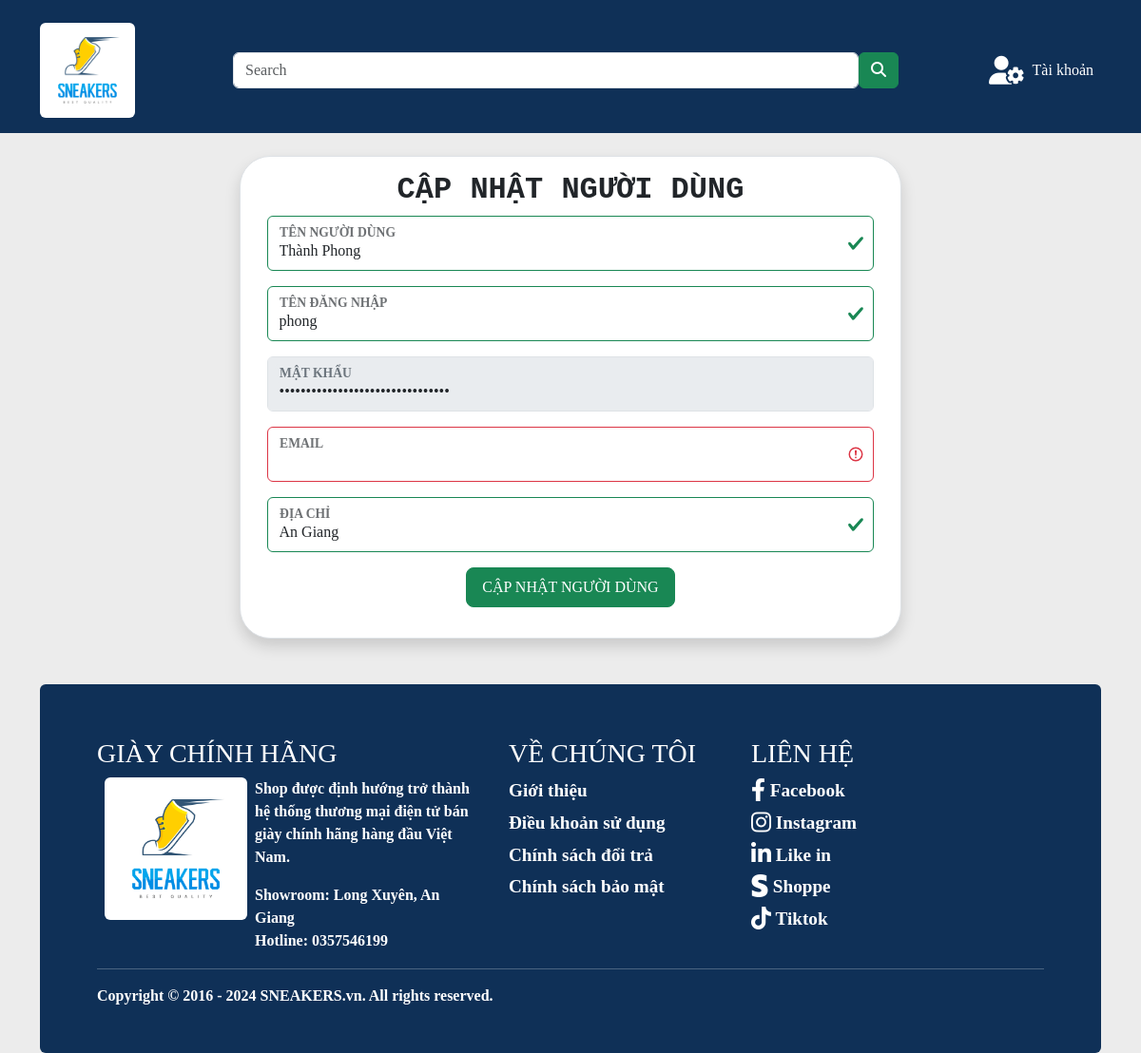
Before: /index.php?do=nguoidung_hoso&id=1 with the older database file.
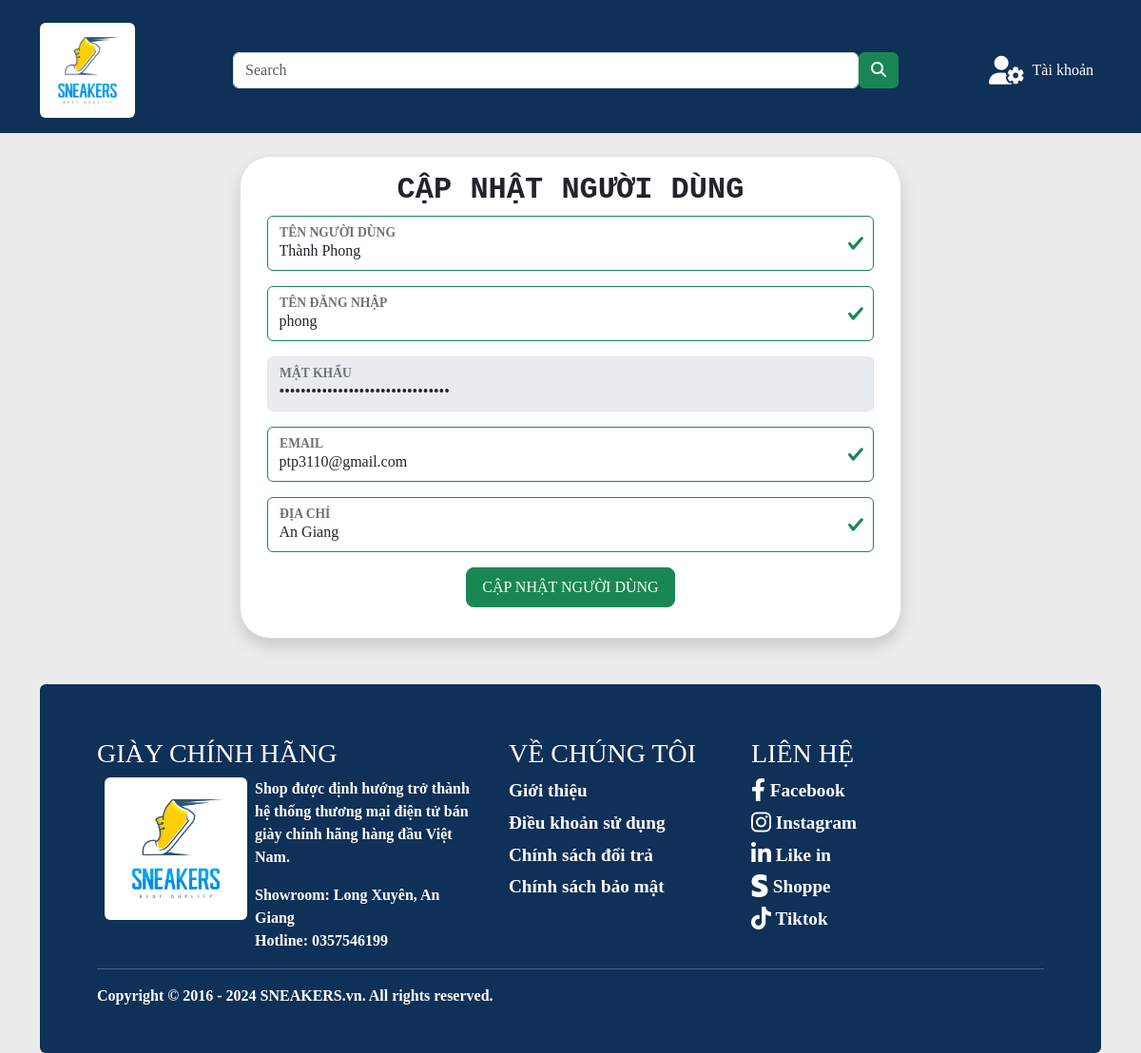
After: the same page with the newer database file.
### tables this page shows
CREATE TABLE
    `nguoidung` (
        `MaNguoiDung` int (10) NOT NULL AUTO_INCREMENT,
        `QuyenHan` int (1) NOT NULL,
        `TenNguoiDung` varchar(50) NOT NULL,
        `TenDangNhap` varchar(50) NOT NULL,
        `MatKhau` varchar(100) NOT NULL,
        `DiaChi` text NOT NULL,
        `Khoa` tinyint (1) NOT NULL,
        `Email` varchar(100) NOT NULL,
        PRIMARY KEY (`MaNguoiDung`)
    );

### nguoidung_hoso.php (the view, shortened to what this page needs)
<?php
if (empty($_GET['id'])) {
    $hoten = $_SESSION['HoTen'];
    $sql = "SELECT * FROM `nguoidung` WHERE TenNguoiDung = '$hoten'";
} else {
    $sql = "SELECT * FROM `nguoidung` WHERE MaNguoiDung = " . $_GET['id'];
}
$ds = $connect->query($sql);
$dong = $ds->fetch_array(MYSQLI_ASSOC);
?>
<body>
    <div class="container d-flex justify-content-center align-items-center">
        <div class="row border rounded-5 p-3 bg-white shadow box-area">
            <div class="col-md-12 ">
                <div class="row align-items-center">
                    <div class="header-text">
                        <h2 class="title text-center fs-2">CẬP NHẬT NGƯỜI DÙNG</h2>
                    </div>
                    <form action="<?php htmlspecialchars($_SERVER["PHP_SELF"]); ?>" method="POST"
                        class="was-validated ">
                        <div class="form-floating mb-3 ">
                            <input type="text" class="form-control" id="tnd" name="TenNguoiDung"
                                value="<?php echo $dong['TenNguoiDung']; ?>">
                            <label for="tnd">TÊN NGƯỜI DÙNG</label>
                        </div>
                        <div class="form-floating mb-3 ">
                            <input type="text" class="form-control" id="tdn" name="TenDangNhap" required
                                value="<?php echo $dong['TenDangNhap']; ?>">
                            <label for="tdn">TÊN ĐĂNG NHẬP</label>
                        </div>
                        <div class="form-floating mb-3 ">
                            <input type="password" class="form-control" id="mk" name="MatKhau" disabled
                                value="<?php echo $dong['MatKhau']; ?>">
                            <label for="mk">MẬT KHẨU</label>
                        </div>
                        <div class="form-floating mb-3 ">
                            <input type="text" class="form-control" id="em" name="Email" required
                                value="<?php echo $dong["Email"] ?>">
                            <label for="em">EMAIL</label>
                        </div>
                        <div class="form-floating mb-3 ">
                            <input type="text" class="form-control" id="dc" name="DiaChi" required
                                value="<?php echo $dong["DiaChi"] ?>">
                            <label for="dc">ĐỊA CHỈ</label>
                        </div>
                        <div class="input-group mb-3 justify-content-center">
                            <input type="submit" name="submit" class="btn btn-lg btn-success w-30 fs-6"
                                value="CẬP NHẬT NGƯỜI DÙNG" />
                        </div>
                    </form>
                </div>
            </div>
        </div>
</body>

Changed rows visible on the page:
changed nguoidung "Thành Phong": Email (not shown) → "ptp3110@gmail.com"
